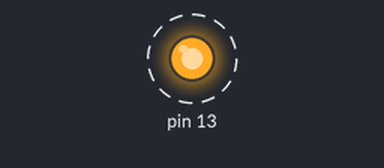
A program run on a simulated Arduino Nano, built with avr-gcc and run on an emulated ATmega328P. Parts: output pins drawn as LEDs (lit = HIGH). Dashed ring = blinking.

Above: at 0.5 s.
Timing chart, 0 to 4.6 s (numbered marks = the images above):
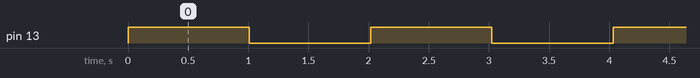

Measured:
- by itself, pin 13: alternates HIGH for 1.0 s and LOW for 1.0 s

The program:

main.cpp
```cpp
// (licence header left out)
/*********************************************************************************************************
*                                               <File description>
*
* Filename	: Filename
* Version	: Module version
* Programmer(s) : Programmer initial(s)
**********************************************************************************************************
*  Note(s):
*
*
*
*********************************************************************************************************/

/*********************************************************************************************************
 *
 * \file		${file_name}
 * \brief		Descripcion del modulo
 * \date		${date}
 * \author		Nicolas Ferragamo nferragamo@frba.utn.edu.ar
 * \version
*********************************************************************************************************/

/*********************************************************************************************************
 *** INCLUDES
*********************************************************************************************************/

#include <Arduino.h>
#include <util/delay.h>

/*********************************************************************************************************
 *** DEFINES PRIVADOS AL MODULO
*********************************************************************************************************/

/*********************************************************************************************************
 *** MACROS PRIVADAS AL MODULO
*********************************************************************************************************/
#define SET_PIN(PORT,PIN) (PORT|= 1<<PIN)
#define CLEAR_PIN(PORT,PIN) (PORT&=~(1<<PIN))
#define IS_CLEAR_PIN(PORT,PIN) (((PORT>>PIN)&0x01)==0 ? 1 :0)
#define IS_SET_PIN(PORT,PIN) (((PORT>>PIN)&0x01)==1 ? 1 :0)

// ejemplo si quiere usar una macro para cada botón
#define Boton1 ((PINDC>>PC0)&0x01)

/*********************************************************************************************************
 *** TIPOS DE DATOS PRIVADOS AL MODULO
*********************************************************************************************************/

/*********************************************************************************************************
 *** TABLAS PRIVADAS AL MODULO
*********************************************************************************************************/

/*********************************************************************************************************
 *** VARIABLES GLOBALES PUBLICAS
 *   se escriben en CamelCase y están precedidas por la identificación del
 *   módulo seguida de un _
 *   ej: MEM_POOL  Mem_PoolHeap;
*********************************************************************************************************/

volatile uint8_t Multiplicador = 0;

/*********************************************************************************************************
 *** VARIABLES GLOBALES PRIVADAS AL MODULO
 *   se declaran con static y se escriben en CamelCase y están precedidas por la
 *   identificación del módulo seguida de un _ y usan _ para separar las palabras
 *   cuando tienen nombres compuestos
 *   ej: static MEM_POOL  Mem_Pool_Heap;
*********************************************************************************************************/


/*********************************************************************************************************
 *** PROTOTIPO DE FUNCIONES PRIVADAS AL MODULO
 * se declaran como estaticas y se escriben en CamelCase, están precedidas por la
 * identificación del módulo seguida de un _. No se decaran en el .h
 * ej static void Clk_DateTimer(parametros)
*********************************************************************************************************/
void config_TIMER0(void);


/*********************************************************************************************************
 *** FUNCIONES PRIVADAS AL MODULO
*********************************************************************************************************/

void config_TIMER0(void)
{
  TCCR0A = (1 << WGM01);              //Activa el bit CTC (clear timer on compare match)
                                      //del TCCR0A (timer counter/control register)
  OCR0A = 155;                        //valor de comparacion de int cada 10ms
  TCCR0B = (1 << CS00) | (1 << CS02); //preescaler dividiendo 1024
  TIMSK0 = (1 << OCIE0A);             //Habilita las interrupciones entimer compare
}


/*********************************************************************************************************
 *** FUNCIONES GLOBALES AL MODULO
*********************************************************************************************************/

/**
	\fn  		Nombre de la Funcion
	\brief 		Descripcion
 	\author 	Nombre
 	\date 		${date}
 	\param [in] 	parametros de entrada
 	\param [out] 	parametros de salida
	\return tipo 	y descripcion de retorno
*/


ISR(TIMER0_COMPA_vect)
{
  Multiplicador++;
  if (Multiplicador > 100)
  {
    PORTB ^= (1 << PORTB5);
    Multiplicador = 0;
  }
}


/*

Respetar este pin out.

PC0 -> BOTON 1
PC1 -> BOTON 2
PC2 -> BOTON 3
PC3 -> BOTON 4

PD2 -> LED 1
PD3 -> LED 2
PD4 -> LED 3
PD5 -> LED 4
PD6 -> LED 5
PD7 -> LED 6
PB0 -> LED 7
PB1 -> LED 8

*/

/*
** The main function. Application starts here.
*/
int main (void)
{

  //! aca se escriben las inicializasiones
  DDRB = (1 << PB5);
  PORTB = (1 << PB5);
  config_TIMER0();
  sei(); //Habilita interrupciones globales

  while(1)
  {
   //! aca se escribe el programa principal
  }

  return 0;
}

/*********************************************************************************************************
** end of file
*********************************************************************************************************/
```
